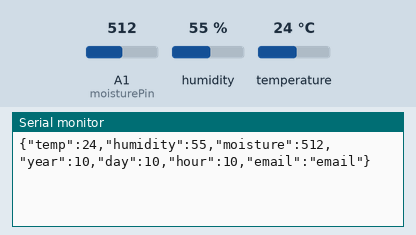
Simulated run of this sketch. Board: Arduino Uno, built with avr-gcc and run on an emulated ATmega328P. Parts: the last lines printed to the serial monitor. The inputs (shaded band) are chosen by the test bench; at power-on: temperature 24 °C, A1 (moisturePin) = 512, humidity 55 %. The local clock reads 2024-03-15 10:24:30 at power-on unless the sketch sets it.

Above: at 2.7 s.
2.8 s: temperature set to 39 °C
At 12.5 s:
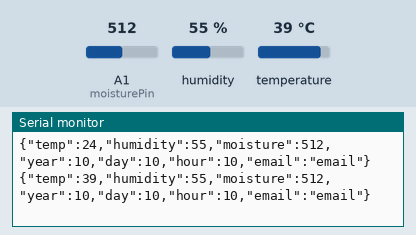
12.8 s: temperature set to 42 °C
At 22.1 s:
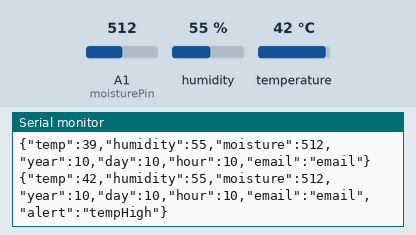
23.1 s: A1 (moisturePin) set to 406
At 32.3 s:
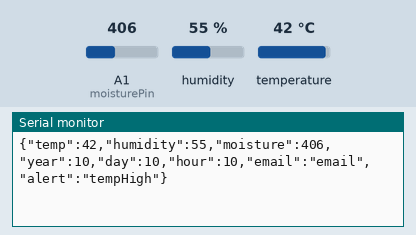
33.1 s: A1 (moisturePin) set to 382
At 43.0 s:
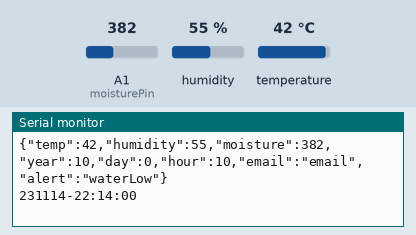

The sketch:

1_Min_V2_BUGGED_.ino
```cpp
//libraries that make this code work
#include <dht.h>
#include "dht.h"
#include <ArduinoJson.h>
#include <RTClib.h>
#define dht_apin A0

//object declarations
dht DHT;
RTC_DS1307 rtc;
StaticJsonDocument<200> doc;

//global variables used throughout the program
int moisturePin = 1;
float temperatureVal, humidityVal, currentTemp, currentHumidity, moistPercentFloat;
int moistureLevel, currentMoisture, moistPercentInt, currYear, currHour, currMin, currDay;
//char buf1[] = "hh:mm";
char buf2[] = "YYMMDD-hh:mm:ss";
bool runOnce = false;
String tempAlert = "tempHigh";
String waterAlert = "waterLow";
String dayOfWeek = "";
//needs to be changed for each user
String userEmail = "email";
char daysOfTheWeek[7][12] = {
  "Sunday",
  "Monday",
  "Tuesday",
  "Wednesday",
  "Thursday",
  "Friday",
  "Saturday"
};

//initial setup declarations
void setup() {
  Serial.begin(9600);
  while (!Serial) continue;
  delay(1500);
  pinMode(moisturePin, INPUT);

  if (! rtc.begin()) {
    Serial.println("Couldn't find RTC");
    Serial.flush();
    while (1);
  }
  //initialize real time clock to PC's date and time
  //DateTime now = rtc.now();
  rtc.adjust(DateTime(F(__DATE__), F(__TIME__)));
}

void loop() {
  //gather initial values
  DHT.read11(dht_apin);
  temperatureVal = DHT.temperature;
  humidityVal = DHT.humidity;
  moistureLevel = analogRead(moisturePin);
  DateTime now = rtc.now();
  moistPercentFloat = (moistureLevel / 400) * 100;
  moistPercentInt = round(moistPercentFloat);

  //store readings for comparison
  while (!runOnce) {
    currentTemp = temperatureVal;
    currentHumidity = humidityVal;
    currentMoisture = (moistureLevel / 400) * 100;
    runOnce = true;
  }
  //check if the moisture is too low, and populate an alert if it is
  if (moistPercentInt < 20) {
    temperatureVal = DHT.temperature;
    doc["temp"] = temperatureVal;
    humidityVal = DHT.humidity;
    doc["humidity"] = humidityVal;
    currentMoisture = moistureLevel;
    //DateTime now = rtc.now();
    doc["moisture"] = moistureLevel;
    currYear = (now.year(), DEC);
    DateTime testSeconds = (now.second(), DEC);
    //currDay = (now.day(), DEC);
    doc["day"] = currDay;
    doc["hour"] = (now.toString(buf2), DEC);
    doc["alert"] = waterAlert;
    doc["email"] = userEmail;

    serializeJson(doc, Serial);
    Serial.println();
    Serial.println(now.toString(buf2));
    //Serial.println(now.year(), DEC);
    //Serial.println(now.day(), DEC);
    //Serial.println(now.hour(), DEC);
    //Serial.println(now.second(), DEC);
  }
  //check if the temp is too high, and alert if it is
  else if (temperatureVal > 40) {
    temperatureVal = DHT.temperature;
    doc["temp"] = temperatureVal;
    humidityVal = DHT.humidity;
    doc["humidity"] = humidityVal;
    currentMoisture = moistureLevel;
    doc["moisture"] = moistureLevel;
    //DateTime now = rtc.now();
    doc["year"] = (now.year(), DEC);
    doc["day"] = (now.day(), DEC);
    doc["hour"] = (now.hour(), DEC);
    doc["alert"] = tempAlert;
    doc["email"] = userEmail;

    serializeJson(doc, Serial);
    Serial.println();
  }
  //print values with no alerts
  else {
    temperatureVal = DHT.temperature;
    doc["temp"] = temperatureVal;
    humidityVal = DHT.humidity;
    doc["humidity"] = humidityVal;
    currentMoisture = moistureLevel;
    doc["moisture"] = moistureLevel;
    //DateTime now = rtc.now();
    doc["year"] = (now.year(), DEC);
    doc["day"] = (now.day(), DEC);
    doc["hour"] = (now.hour(), DEC);
    doc["email"] = userEmail;
    serializeJson(doc, Serial);
    Serial.println();
  }

  //wait one min before running again
  delay(10000);
}
```

Measured:
- the behaviour switches between 40 and 41 °C on temperature (found by bisection; images 1 and 2)
- the behaviour switches between 400 and 399 on A1 (moisturePin) (found by bisection; images 3 and 4)
- after the input at 2.8 s, the serial monitor: prints a new line after 8.8 s (image 1)
- after the input at 12.8 s, the serial monitor: prints a new line after 8.8 s (image 2)
- after the input at 23.1 s, the serial monitor: prints a new line after 8.6 s (image 3)
- after the input at 33.1 s, the serial monitor: prints a new line after 8.7 s (image 4)
